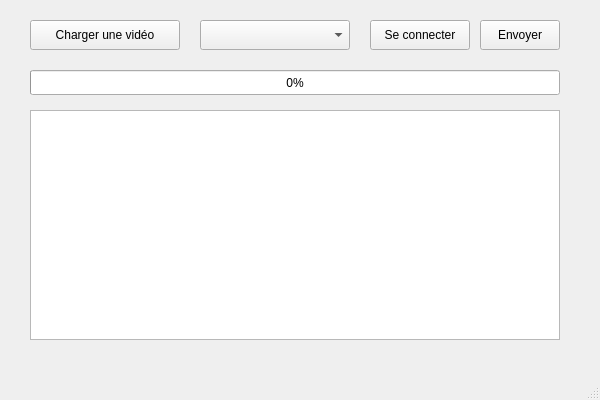
<?xml version="1.0" encoding="UTF-8"?>
<ui version="4.0">
 <class>MainWindow</class>
 <widget class="QMainWindow" name="MainWindow">
  <property name="geometry">
   <rect>
    <x>0</x>
    <y>0</y>
    <width>600</width>
    <height>400</height>
   </rect>
  </property>
  <property name="windowTitle">
   <string>App Send Frame</string>
  </property>
  <widget class="QWidget" name="centralwidget">
   <widget class="QPushButton" name="btnLoadVideo">
    <property name="geometry">
     <rect>
      <x>30</x>
      <y>20</y>
      <width>150</width>
      <height>30</height>
     </rect>
    </property>
    <property name="text">
     <string>Charger une vidéo</string>
    </property>
   </widget>
   <widget class="QComboBox" name="comboPort">
    <property name="geometry">
     <rect>
      <x>200</x>
      <y>20</y>
      <width>150</width>
      <height>30</height>
     </rect>
    </property>
   </widget>
   <widget class="QPushButton" name="btnConnect">
    <property name="geometry">
     <rect>
      <x>370</x>
      <y>20</y>
      <width>100</width>
      <height>30</height>
     </rect>
    </property>
    <property name="text">
     <string>Se connecter</string>
    </property>
   </widget>
   <widget class="QPushButton" name="btnSend">
    <property name="geometry">
     <rect>
      <x>480</x>
      <y>20</y>
      <width>80</width>
      <height>30</height>
     </rect>
    </property>
    <property name="text">
     <string>Envoyer</string>
    </property>
   </widget>
   <widget class="QProgressBar" name="progressBar">
    <property name="geometry">
     <rect>
      <x>30</x>
      <y>70</y>
      <width>530</width>
      <height>25</height>
     </rect>
    </property>
    <property name="value">
     <number>0</number>
    </property>
   </widget>
   <widget class="QTextEdit" name="logConsole">
    <property name="geometry">
     <rect>
      <x>30</x>
      <y>110</y>
      <width>530</width>
      <height>230</height>
     </rect>
    </property>
   </widget>
  </widget>
  <widget class="QMenuBar" name="menubar"/>
  <widget class="QStatusBar" name="statusbar"/>
 </widget>
 <resources/>
 <connections/>
</ui>
